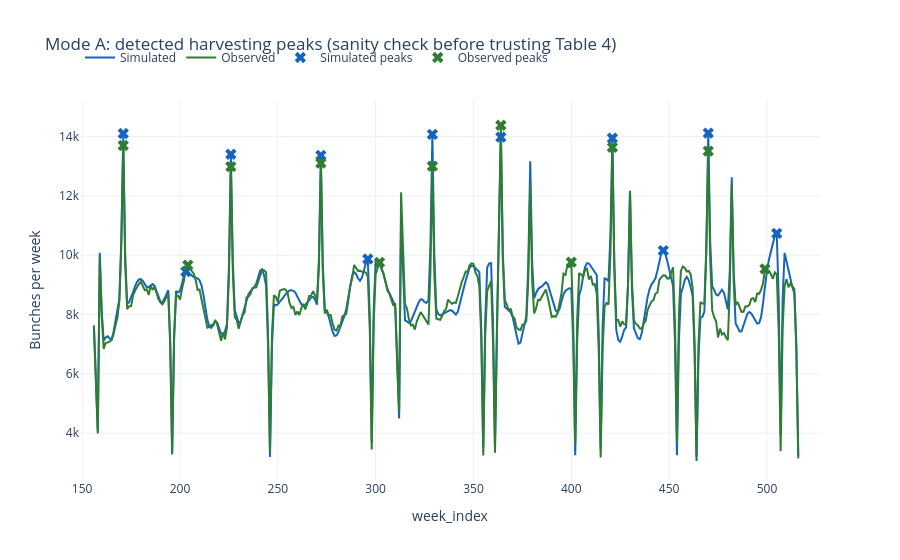

The notebook cell this image was saved under:
### Markdown cell above
### Fig 6 / Table 4 style -- harvesting-peak timing

Detect harvesting peaks independently in each series (`scipy.signal.find_peaks`, `distance=20`
weeks -- a floor justified by the model's own mechanics: harvest exhausts a cohort within 3 weeks
of threshold crossing, and flowering dispersion spreads one generation over a handful of weeks, so
anything narrower than ~20 weeks within a single series is sub-structure, not a distinct cycle),
then match observed and simulated peaks by solving an assignment problem (not greedy
nearest-neighbour, which can double-assign) with a data-driven tolerance. **Peak parameters are a
floor, not a target -- sanity-check the marked peaks below visually before trusting the table.**

### Code cell
def detect_and_match_peaks(sim: pd.Series, obs: pd.Series, *, distance: int = 20, prominence_frac: float = 0.10):
    sim_idx, _ = find_peaks(sim.to_numpy(), distance=distance, prominence=prominence_frac * sim.max())
    obs_idx, _ = find_peaks(obs.to_numpy(), distance=distance, prominence=prominence_frac * obs.max())
    sim_weeks, obs_weeks = sim.index.to_numpy()[sim_idx], obs.index.to_numpy()[obs_idx]

    if len(obs_weeks) == 0 or len(sim_weeks) == 0:
        return sim_weeks, obs_weeks, pd.DataFrame(columns=["observed_week", "simulated_week", "error_weeks"])

    tolerance = max(10.0, 0.5 * np.median(np.diff(np.sort(obs_weeks)))) if len(obs_weeks) > 1 else 10.0
    cost = np.abs(obs_weeks[:, None] - sim_weeks[None, :]).astype(float)
    row_ind, col_ind = linear_sum_assignment(cost)

    pairs = []
    for r, c in zip(row_ind, col_ind):
        if cost[r, c] <= tolerance:
            pairs.append({"observed_week": obs_weeks[r], "simulated_week": sim_weeks[c], "error_weeks": sim_weeks[c] - obs_weeks[r]})
    unmatched_obs = set(obs_weeks) - {p["observed_week"] for p in pairs}
    for w in sorted(unmatched_obs):
        pairs.append({"observed_week": w, "simulated_week": np.nan, "error_weeks": np.nan})
    matched = pd.DataFrame(pairs).sort_values("observed_week").reset_index(drop=True)
    return sim_weeks, obs_weeks, matched


def table4_stats(matched: pd.DataFrame, label: str) -> dict:
    err = matched["error_weeks"].dropna().astype(float)
    if err.empty:
        return {"label": label, "n": 0, "MD": np.nan, "MPE (=MAE)": np.nan, "MSEP": np.nan, "RMSEP": np.nan}
    return {
        "label": label, "n": len(err),
        "MD": err.mean(), "MPE (=MAE)": err.abs().mean(),
        "MSEP": (err ** 2).mean(), "RMSEP": np.sqrt((err ** 2).mean()),
    }


peak_matches: dict[str, pd.DataFrame] = {}
peak_counts: dict[str, tuple[int, int]] = {}
for mode in MODES:
    frame = scored(mode)
    sim_peak_weeks, obs_peak_weeks, matched = detect_and_match_peaks(frame["Ht"], frame["obs_cut"])
    peak_matches[mode] = matched
    peak_counts[mode] = (len(sim_peak_weeks), len(obs_peak_weeks))
    print(f"\n{mode}: {len(sim_peak_weeks)} simulated peaks, {len(obs_peak_weeks)} observed peaks detected, "
          f"{matched['simulated_week'].notna().sum()} matched")
    display(matched)

    fig = go.Figure()
    fig.add_trace(go.Scatter(x=frame.index, y=frame["Ht"], name="Simulated", line=dict(color="#1565C0")))
    fig.add_trace(go.Scatter(x=frame.index, y=frame["obs_cut"], name="Observed", line=dict(color="#2E7D32")))
    fig.add_trace(go.Scatter(x=sim_peak_weeks, y=frame.loc[sim_peak_weeks, "Ht"], mode="markers", name="Simulated peaks", marker=dict(symbol="x", size=10, color="#1565C0")))
    fig.add_trace(go.Scatter(x=obs_peak_weeks, y=frame.loc[obs_peak_weeks, "obs_cut"], mode="markers", name="Observed peaks", marker=dict(symbol="x", size=10, color="#2E7D32")))
    fig.update_layout(title=f"{mode}: detected harvesting peaks (sanity check before trusting Table 4)", xaxis_title="week_index", yaxis_title="Bunches per week", template="plotly_white", legend=dict(orientation="h", y=1.15))
    fig.show()

### Figure 1 — Plotly figure (JSON) as saved in the notebook; plotly's stock layout.template omitted (floating-point values rounded to 4 significant figures; data arrays with more than 128 entries replaced by an {"elided": "..."} marker saying what was removed)
{"data": [{"line": {"color": "#1565C0"}, "name": "Simulated", "type": "scatter", "x": {"elided": "361 int values"}, "y": {"elided": "361 float values"}}, {"line": {"color": "#2E7D32"}, "name": "Observed", "type": "scatter", "x": {"elided": "361 int values"}, "y": {"elided": "361 float values"}}, {"marker": {"color": "#1565C0", "size": 10, "symbol": "x"}, "mode": "markers", "name": "Simulated peaks", "type": "scatter", "x": [171, 203, 226, 272, 296, 329, 364, 421, 447, 470, 505], "y": [14110.0, 9450.0, 13410.0, 13370.0, 9873.0, 14080.0, 13980.0, 13950.0, 10160.0, 14120.0, 10740.0]}, {"marker": {"color": "#2E7D32", "size": 10, "symbol": "x"}, "mode": "markers", "name": "Observed peaks", "type": "scatter", "x": [171, 204, 226, 272, 302, 329, 364, 400, 421, 470, 499], "y": [13700.0, 9665.0, 12990.0, 13110.0, 9759.0, 13000.0, 14380.0, 9766.0, 13640.0, 13510.0, 9539.0]}], "layout": {"legend": {"orientation": "h", "y": 1.15}, "title": {"text": "Mode A: detected harvesting peaks (sanity check before trusting Table 4)"}, "xaxis": {"title": {"text": "week_index"}}, "yaxis": {"title": {"text": "Bunches per week"}}}}
